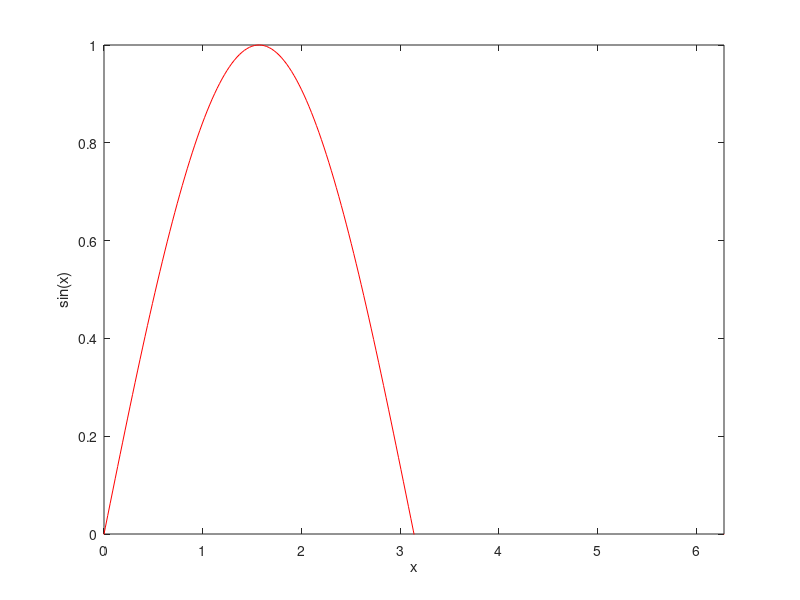
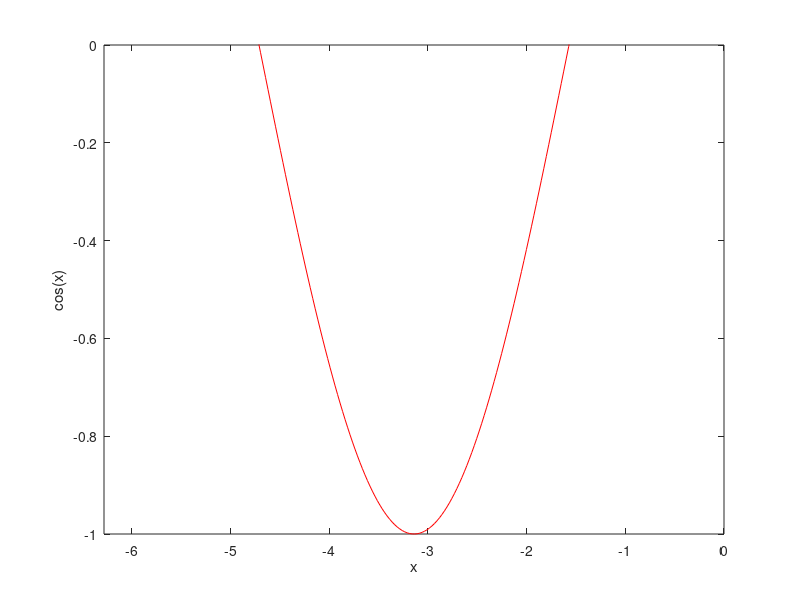

MATLAB code to generate these figures, in order: (Note: this script raises an error after producing the figures.)
close all;
clear all;

x = linspace(-2*pi,2*pi,500);

f1 = figure;
y1 = sin(x);
hCurve1 = plot(x,y1,'r');
xlabel('x'); ylabel('sin(x)');
xlim([0,2*pi]);
ylim([0,1]);

f2 = figure;
y2 = cos(x);
hCurve2 = plot(x,y2,'r');
xlabel('x'); ylabel('cos(x)');
xlim([-2*pi,0]);
ylim([-1,0]);

combineFigures({f1, f2}, 2, 2);

return

figure;
hSub1 = subplot(2,1,1);
hSub2 = subplot(2,1,2);

%copyobj(hCurve1,hSub1);
%copyobj(hCurve2,hSub2);

hFigIAxes1 = findobj('Parent',f1,'Type','axes');
hFigIAxes2 = findobj('Parent',f2,'Type','axes');

if ~isempty(hFigIAxes1)
  hAxes = hFigIAxes1(1);  % assume just the one axes
  copyobj(get(hAxes,'Children'),hSub1);
end

if ~isempty(hFigIAxes2)
  hAxes = hFigIAxes2(1);  % assume just the one axes
  copyobj(get(hAxes,'Children'),hSub2);
end
